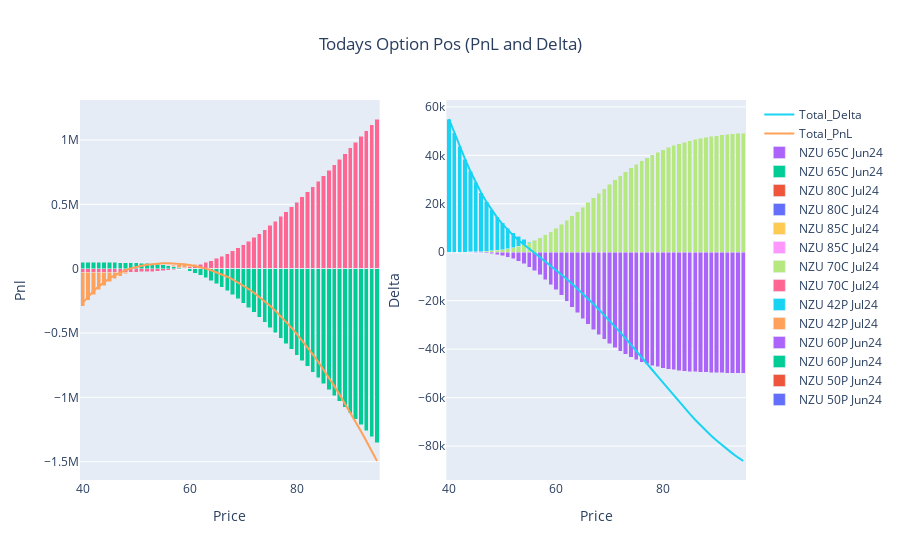

Notebook source saved alongside this figure:
### Code cell
fig_p = go.Figure()
for i in list(p)[1:-1]:
    fig_p.add_trace(go.Bar(x=p.Price, y=p[i], name=i, base=0))

fig_p.add_trace(go.Scatter(x=p.Price, y=p.Option_Pnl, mode='lines', name='Total_PnL'))

#fig_p.update_layout(title='Option PnL Today', xaxis_title='Price', yaxis_title='pnl', barmode='stack')
#fig_p.show()

#~~~~~~~~~~~~~~~~~~~~~~~~~~~~~~~~~~~~~~~~~~~~~~~~~~~~~~~~~~~~~~~~~~~~~~~~~~~~~~~~~
fig_d = go.Figure()
for i in list(d)[1:-1]:
    fig_d.add_trace(go.Bar(x=d.Price, y=d[i], name=i, base=0))

fig_d.add_trace(go.Scatter(x=d.Price, y=d.Option_Delta, mode='lines', name='Total_Delta'))

#~~~~~~~~~~~~~~~~~~~~~~~~~~~~~~~~~~~~~~~~~~~~~~~~~~~~~~~~~~~~~~~~~~~~~~~~~~~~~~~~
fig = make_subplots(rows=1, cols=2)
for i in range(0,len(fig_p.data)):
    fig.add_trace(fig_p.data[i], row=1, col=1)
    fig.add_trace(fig_d.data[i], row=1, col=2)
    
fig.update_layout(title={'text': 'Todays Option Pos (PnL and Delta)','x': 0.5,'xanchor': 'center'}, barmode='stack')

fig.update_xaxes(title_text="Price", row=1, col=1)
fig.update_yaxes(title_text="Pnl", row=1, col=1)
fig.update_xaxes(title_text="Price", row=1, col=2)
fig.update_yaxes(title_text="Delta", row=1, col=2)    
fig.show()
